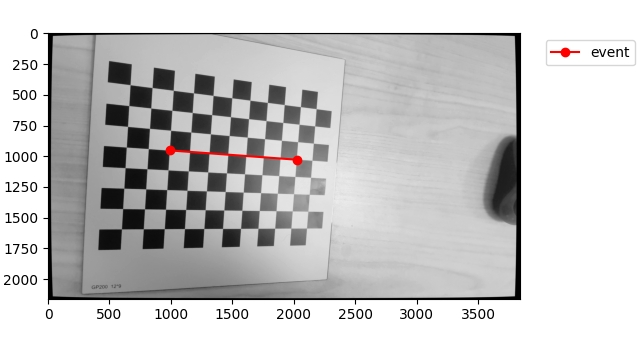

Python code for this plot:
import numpy as np
import matplotlib.pyplot as plt
from mpl_point_clicker import clicker
from mpl_interactions import zoom_factory, panhandler
import cv2
from Calib.CameraCalibration import CameraCalibration


TEST_IMG = 'test/02.png'


def main():
    # Extracting path of individual image stored in a given directory
    cam_calib = CameraCalibration()
    cam_calib.verbose = True
    cam_calib.load_param()

    # test exterior parameter first
    img = cv2.imread(TEST_IMG, cv2.IMREAD_GRAYSCALE)
    _, _, rvec, tvec = cam_calib.getExteriorParameter(img)
    print('rvec=', rvec)
    print('tvec=', tvec)

    # undistort second
    undistort_img = cam_calib.undistort(img)

    fig, ax = plt.subplots(constrained_layout=True)
    ax.imshow(undistort_img, cmap="gray")

    # add zooming and middle click to pan
    zoom_factory(ax)
    ph = panhandler(fig, button=2)

    klicker = clicker(
       ax,
       ["event"],
       markers=["o"],
       colors=['r'],
       linestyle="-"
    )
    plt.show()

    imgpoints = klicker.get_positions()['event']
    # imgpoints[:, [1, 0]] = imgpoints[:, [0, 1]]
    print("imgpoints=", imgpoints)

    Pw = cam_calib.backProjectPoints(imgpoints, rvec, tvec)
    print('Points in world coordinate:', Pw)

    dists = list()
    for i in range(len(Pw)-1):
        diff = Pw[i+1]-Pw[i]
        dists.append(np.linalg.norm(diff))

    print("距离: ")
    print(dists)


if __name__ == "__main__":
    main()
